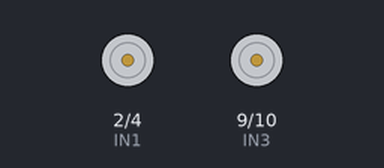
Bench run of a sketch on a simulated Arduino Uno, built with avr-gcc and run on an emulated ATmega328P. Parts: motor-driver pin pairs drawn as motors (green arrow = first pin HIGH = forward, orange = second pin HIGH = backward, longer = more drive, scaled by the enable pin). What the sketch prints to the serial monitor is not drawn.

Above: at 0.1 s.
At 18.6 s:
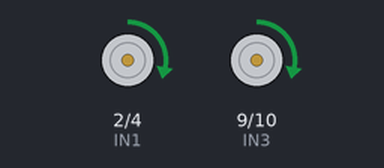
At 38.6 s:
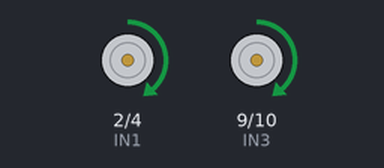
Timing chart, 0 to 40.0 s (numbered marks = the images above):
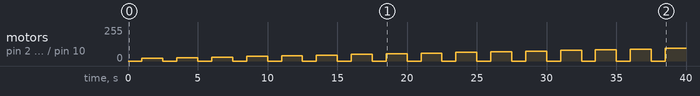

The sketch:

pwm_sweep.ino
```cpp
// PWM 門檻徹查（一次性測試韌體）
// 兩顆馬達從 PWM 20 起、每段 +5；每段「先確實停 1 秒 → 再通電 1.5 秒」，
// 這樣測的是「從靜止啟動」的門檻（最嚴苛）。Serial Monitor(115200) 會印出當前 PWM。
//
// 用法：
//   1. 上傳這支 → 開 Serial Monitor(115200)。
//   2. 盯著扇葉：看它「從完全靜止開始轉起來」是在哪個 PWM 值（螢幕會同步印）。
//      → 那個值就是「啟動門檻」。
//   3. 想更準：三用電表串在馬達正極(10A檔)，看電流由高(堵轉)掉下來(轉起來)的那一刻。
//   4. 測完把「啟動門檻 PWM」回報，我幫你設 PWM_MAX / kick-start。
//
// 接腳同正式韌體：馬達A ENA=D3/IN1=D2/IN2=D4；馬達B ENB=D5/IN3=D9/IN4=D10。

#define ENA 3
#define IN1 2
#define IN2 4
#define ENB 5
#define IN3 9
#define IN4 10

void fwd(int inA, int inB, int en, int pwm) { digitalWrite(inA, HIGH); digitalWrite(inB, LOW); analogWrite(en, pwm); }
void off(int inA, int inB, int en) { digitalWrite(inA, LOW); digitalWrite(inB, LOW); analogWrite(en, 0); }

void setup() {
  Serial.begin(115200);
  pinMode(ENA, OUTPUT); pinMode(IN1, OUTPUT); pinMode(IN2, OUTPUT);
  pinMode(ENB, OUTPUT); pinMode(IN3, OUTPUT); pinMode(IN4, OUTPUT);
  Serial.println("PWM 門檻掃描：看扇葉『從靜止開始轉』在哪個 PWM(每段先停1秒再轉1.5秒)");
}

void loop() {
  for (int pwm = 20; pwm <= 140; pwm += 5) {
    off(IN1, IN2, ENA); off(IN3, IN4, ENB); delay(1000);   // 先確實停止(測從靜止啟動)
    Serial.print("PWM="); Serial.print(pwm);
    Serial.print("  (約 "); Serial.print(pwm * 100 / 255); Serial.println("%)");
    fwd(IN1, IN2, ENA, pwm); fwd(IN3, IN4, ENB, pwm); delay(1500);
  }
  off(IN1, IN2, ENA); off(IN3, IN4, ENB);
  Serial.println("--- 掃完一輪，5 秒後重來 ---");
  delay(5000);
}
```

Measured:
- by itself, motor on pin 2 (IN1) / pin 4 (IN2), motor on pin 9 (IN3) / pin 10 (IN4): stopped → forward 20/255 at 1.0 s, → stopped 1.5 s later, → forward 25/255 1.0 s later, → stopped 1.5 s later, … (31 changes in this stretch)
